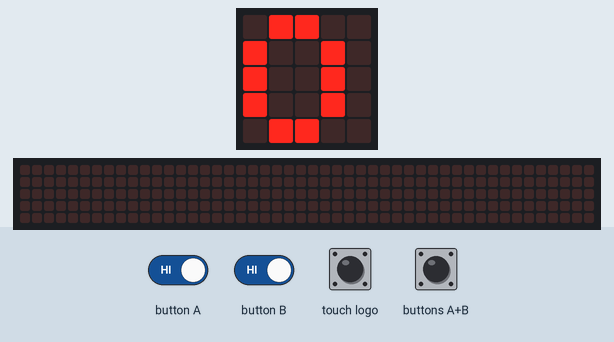
Bench run of a program on a simulated BBC micro:bit running MicroPython. Shown: the board's 5×5 LED display, a strip that is not on the board, showing the scrolling text unrolled. The test bench sets the inputs (shaded band). The 48×5 strip is a reading aid, not a part: it shows the text the display is scrolling, unrolled, one strip-width of it at a time.

Above: at 1.2 s.
1.3 s: touch logo pressed for 0.15 s
At 1.37 s:
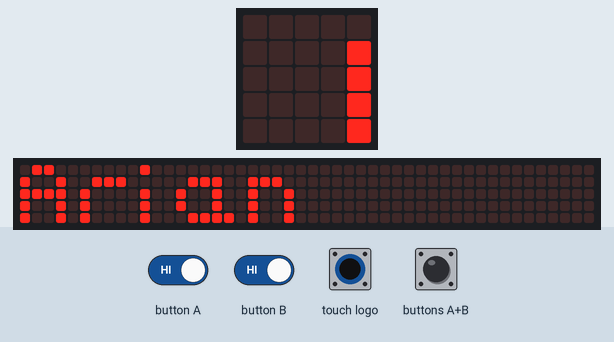
3.4 s: button A driven LOW and button B driven LOW
At 6.2 s:
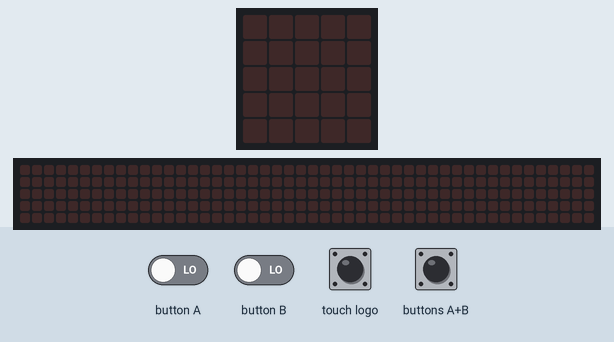
6.4 s: button A released
At 7.3 s:
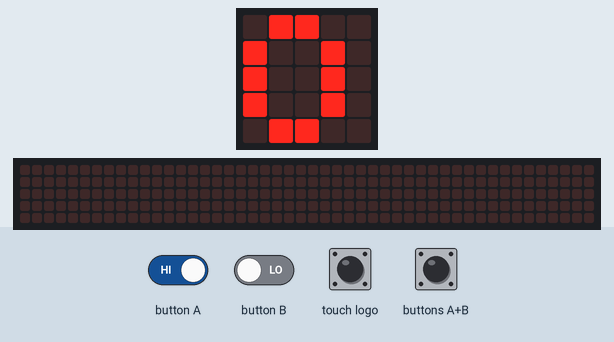
7.9 s: buttons A+B pressed for 0.15 s
At 9.1 s:
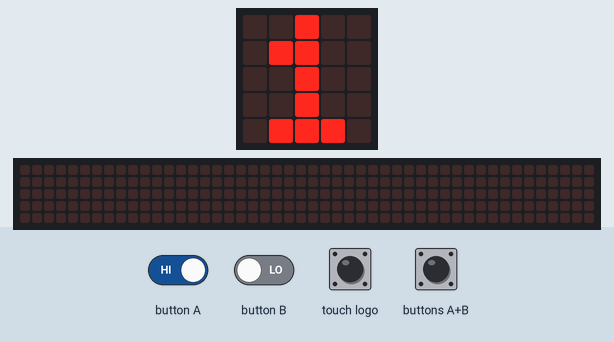
Timing chart, 0 to 10.5 s (numbered marks = the images above; inputs shaded):
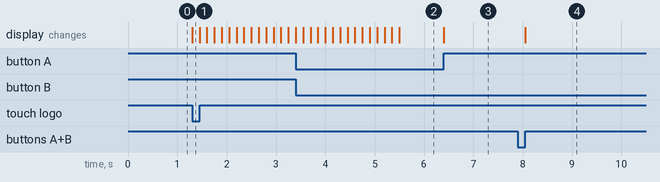

The program:

contador-main.py
```python
# Imports go at the top
from microbit import *
x = 0
while True:
    if button_a.is_pressed() and button_b.is_pressed():
        x= 0
    elif button_a.get_presses():
        x = x + 1
    elif button_b.get_presses():
        x = x - 1
    elif pin_logo.is_touched():
        display.scroll("Arian")
    else:
        display.show(x)
```

Measured:
- after the input at 1.3 s, the display: changes at once (image 1)
- after the input at 3.4 s, the display: first differs from a run without the input after 2.1 s (image 2)
- after the input at 6.4 s, the display: changes at once (image 3)
- after the input at 7.9 s, the display: changes after 0.15 s (image 4)
